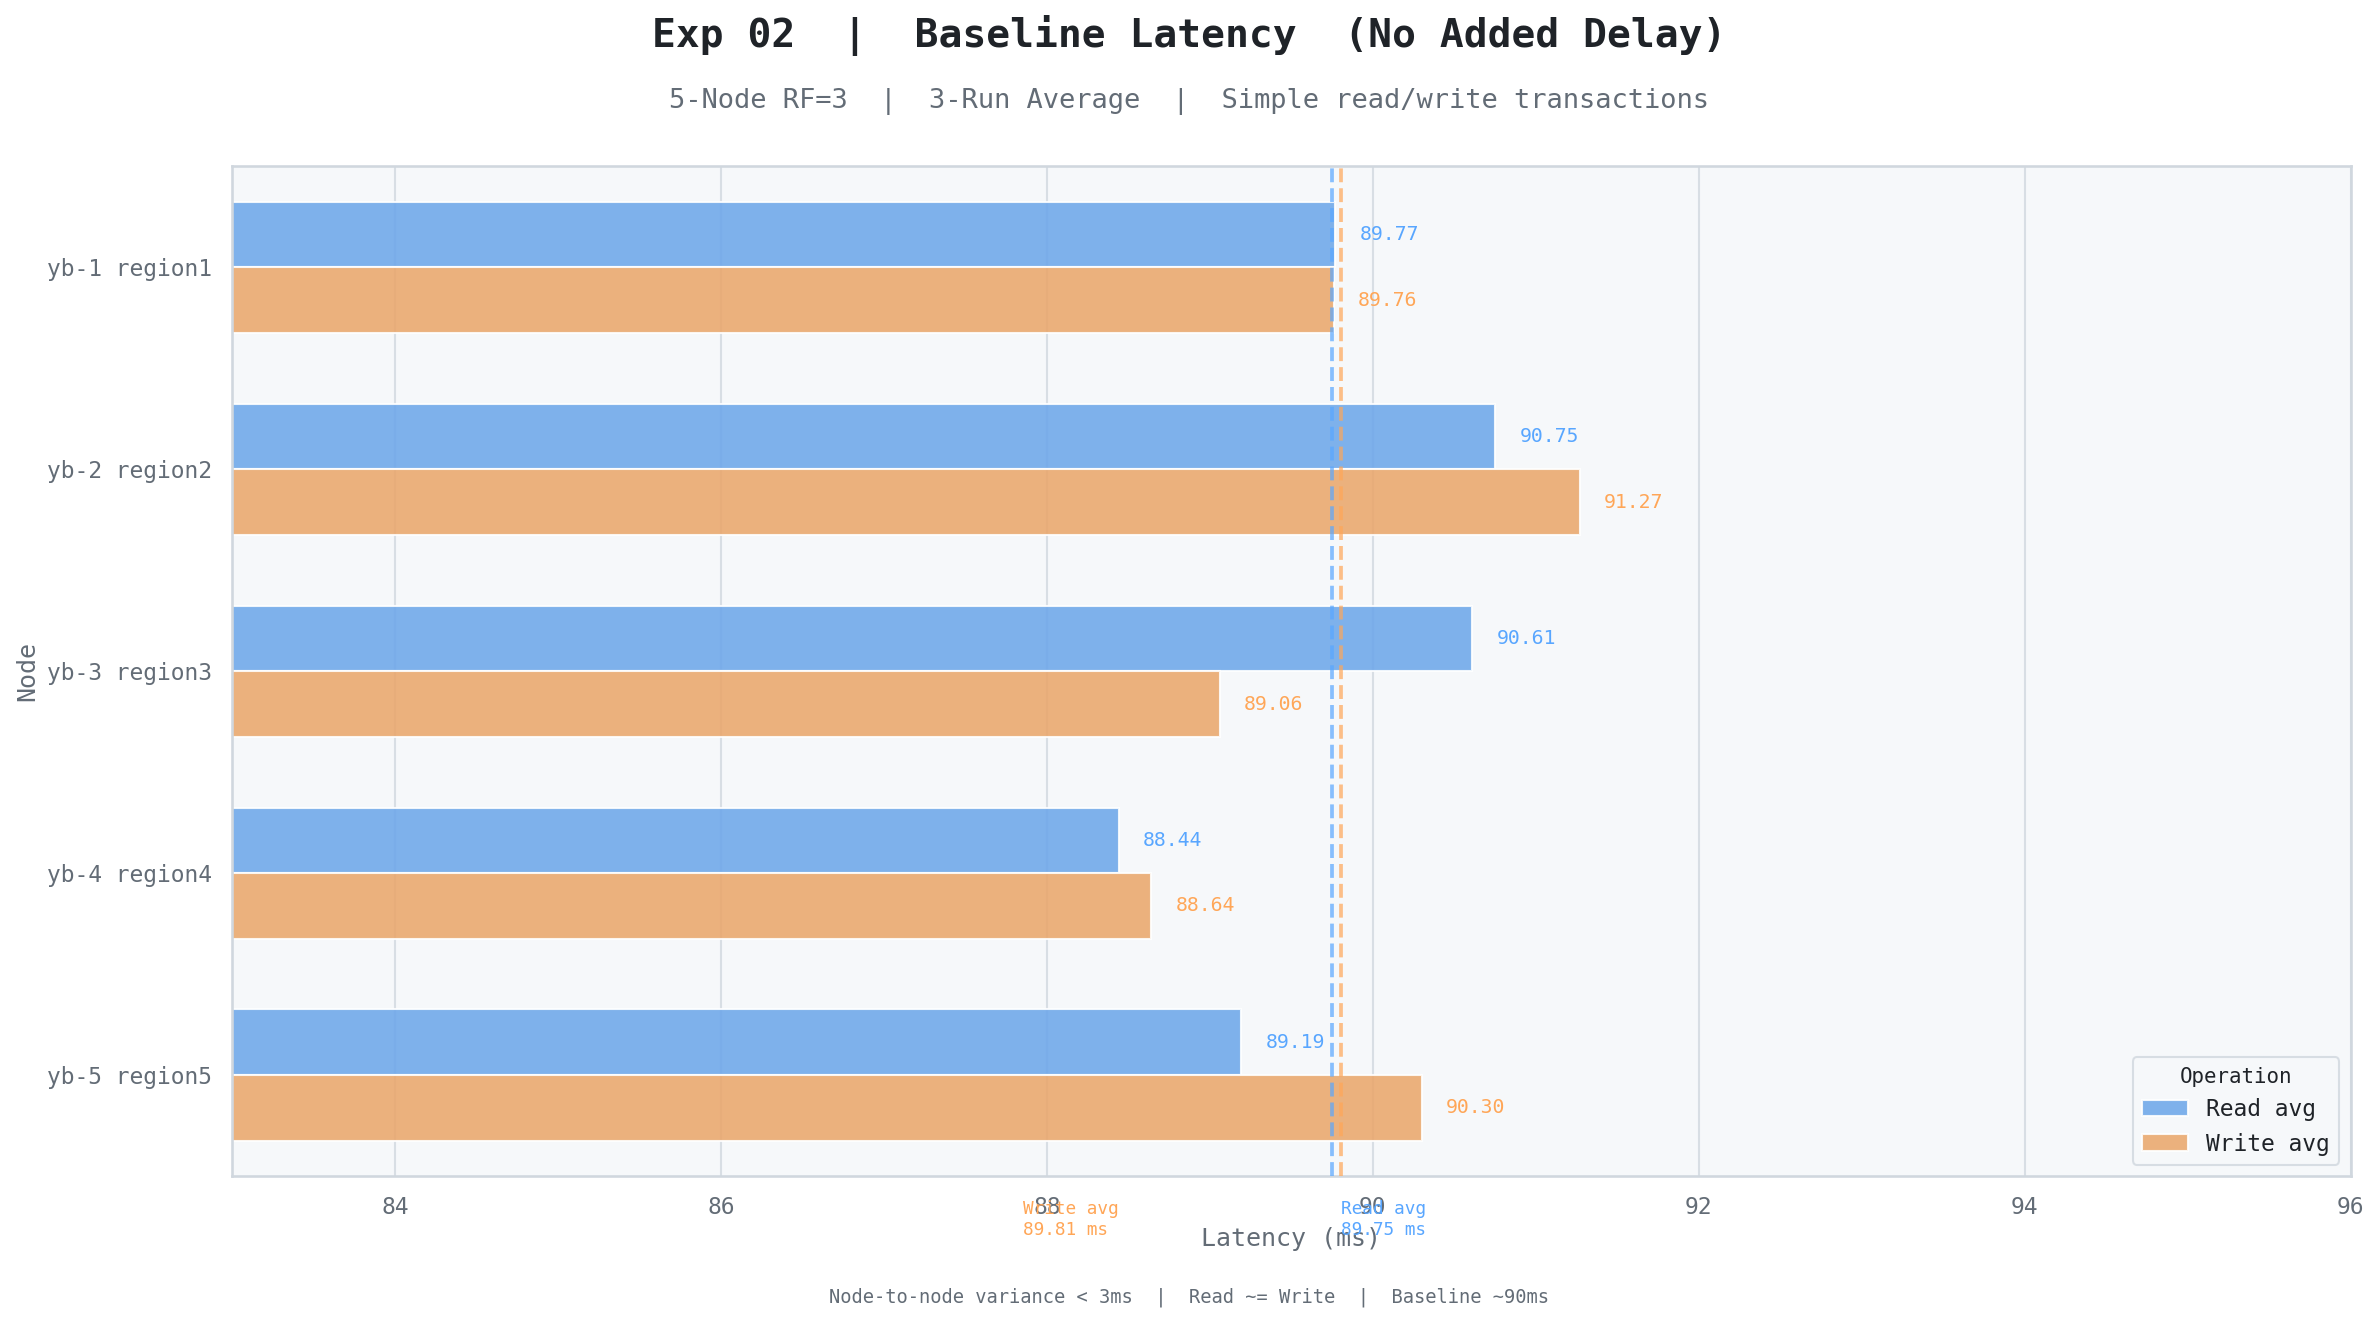

Write Python code to recreate this figure.
"""Exp 02 — Baseline Latency"""
import seaborn as sns
import matplotlib.pyplot as plt
import pandas as pd
import numpy as np

BG, PANEL = '#ffffff', '#f6f8fa'
TEXT, MUTED, BORDER = '#1f2328', '#636c76', '#d0d7de'
BLUE, ORANGE = '#58a6ff', '#ffa657'

RC = {
    'axes.facecolor': PANEL, 'figure.facecolor': BG,
    'axes.edgecolor': BORDER, 'grid.color': '#d8dee4',
    'text.color': TEXT, 'axes.labelcolor': MUTED,
    'xtick.color': MUTED, 'ytick.color': MUTED,
    'legend.facecolor': PANEL, 'legend.edgecolor': BORDER,
    'legend.labelcolor': TEXT, 'axes.unicode_minus': False,
    'font.family': 'monospace', 'font.size': 11,
}
sns.set_theme(style='darkgrid', palette=[BLUE, ORANGE], rc=RC)

nodes  = ['yb-1 region1', 'yb-2 region2', 'yb-3 region3', 'yb-4 region4', 'yb-5 region5']
reads  = [89.77, 90.75, 90.61, 88.44, 89.19]
writes = [89.76, 91.27, 89.06, 88.64, 90.30]

rows = []
for node, r, w in zip(nodes, reads, writes):
    rows.append({'Node': node, 'Latency (ms)': r, 'Type': 'Read avg'})
    rows.append({'Node': node, 'Latency (ms)': w, 'Type': 'Write avg'})
df = pd.DataFrame(rows)

fig, ax = plt.subplots(figsize=(16, 9), facecolor=BG)
ax.set_facecolor(PANEL)
for sp in ax.spines.values(): sp.set_edgecolor(BORDER)

sns.barplot(data=df, y='Node', x='Latency (ms)', hue='Type',
            palette=[BLUE, ORANGE], orient='h', ax=ax,
            errorbar=None, width=0.65, alpha=0.88)

for i, p in enumerate(ax.patches):
    v = p.get_width()
    if v > 1:
        ax.text(v + 0.15, p.get_y() + p.get_height() / 2,
                f'{v:.2f}', va='center', fontsize=9.5,
                color=BLUE if i < len(nodes) else ORANGE)

avg_r, avg_w = np.mean(reads), np.mean(writes)
ax.axvline(avg_r, color=BLUE,   lw=1.8, ls='--', alpha=0.7, zorder=5)
ax.axvline(avg_w, color=ORANGE, lw=1.8, ls='--', alpha=0.7, zorder=5)
ax.text(avg_r + 0.05, 4.62, f'Read avg\n{avg_r:.2f} ms', color=BLUE,   fontsize=8.5, va='top')
ax.text(avg_w - 1.95, 4.62, f'Write avg\n{avg_w:.2f} ms', color=ORANGE, fontsize=8.5, va='top')

ax.set_xlim(83, 96)
ax.set_xlabel('Latency (ms)', color=MUTED, fontsize=12)
ax.set_ylabel('Node', color=MUTED, fontsize=12)
ax.legend(title='Operation', fontsize=11, title_fontsize=10, loc='lower right')

fig.text(0.5, 0.96, 'Exp 02  |  Baseline Latency  (No Added Delay)',
         ha='center', fontsize=19, fontweight='bold', color=TEXT)
fig.text(0.5, 0.915, '5-Node RF=3  |  3-Run Average  |  Simple read/write transactions',
         ha='center', fontsize=13, color=MUTED)
fig.text(0.5, 0.03,
    'Node-to-node variance < 3ms  |  Read ~= Write  |  Baseline ~90ms',
    ha='center', fontsize=9, color=MUTED)

plt.tight_layout(rect=[0, 0.05, 1, 0.89])
plt.savefig('phase2_baseline_latency_light.png', dpi=150, bbox_inches='tight', facecolor=BG)
plt.show()
print("Saved: phase2_baseline_latency_light.png")
